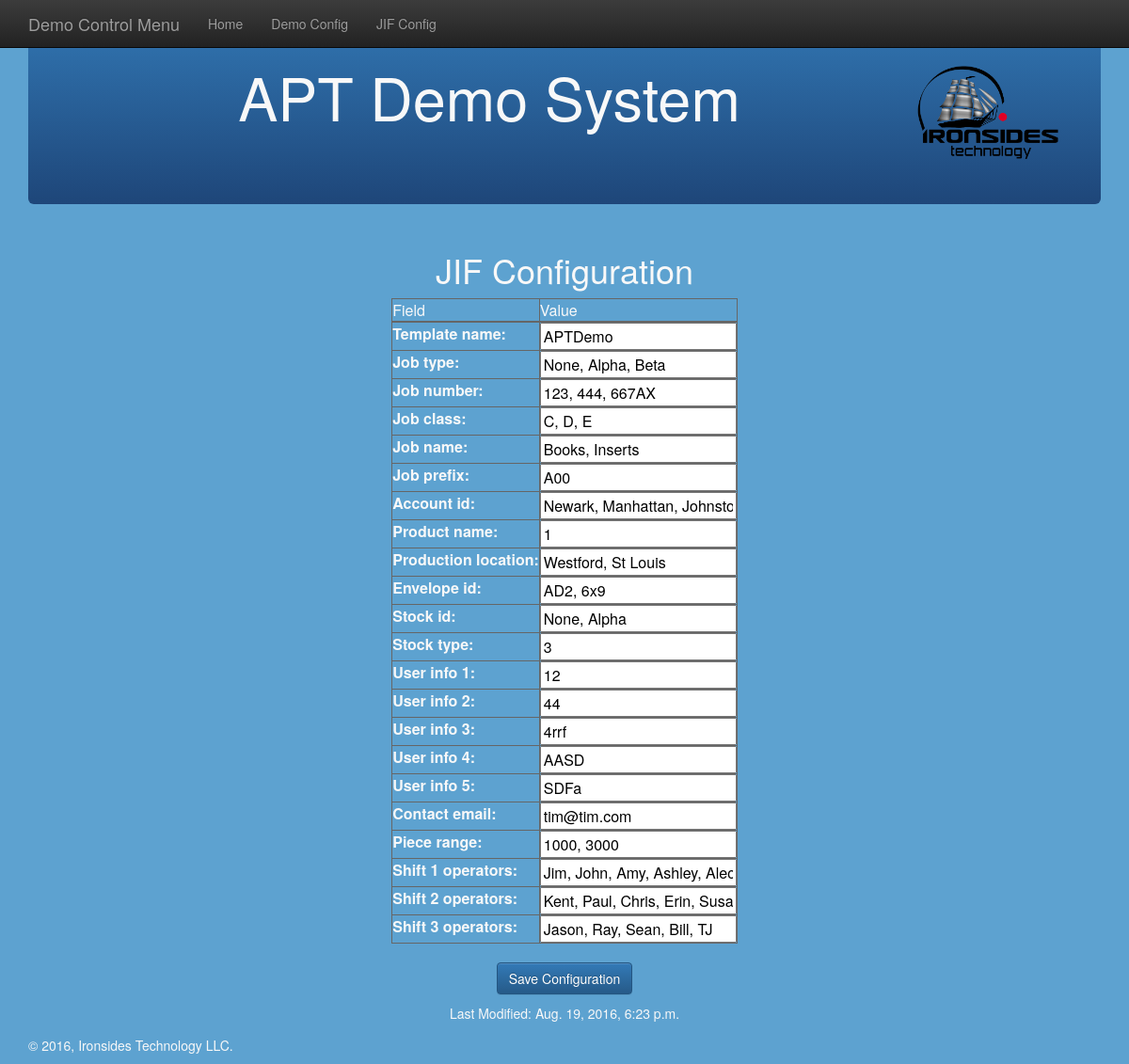
The page /jif/config/ on the database as committed earlier.
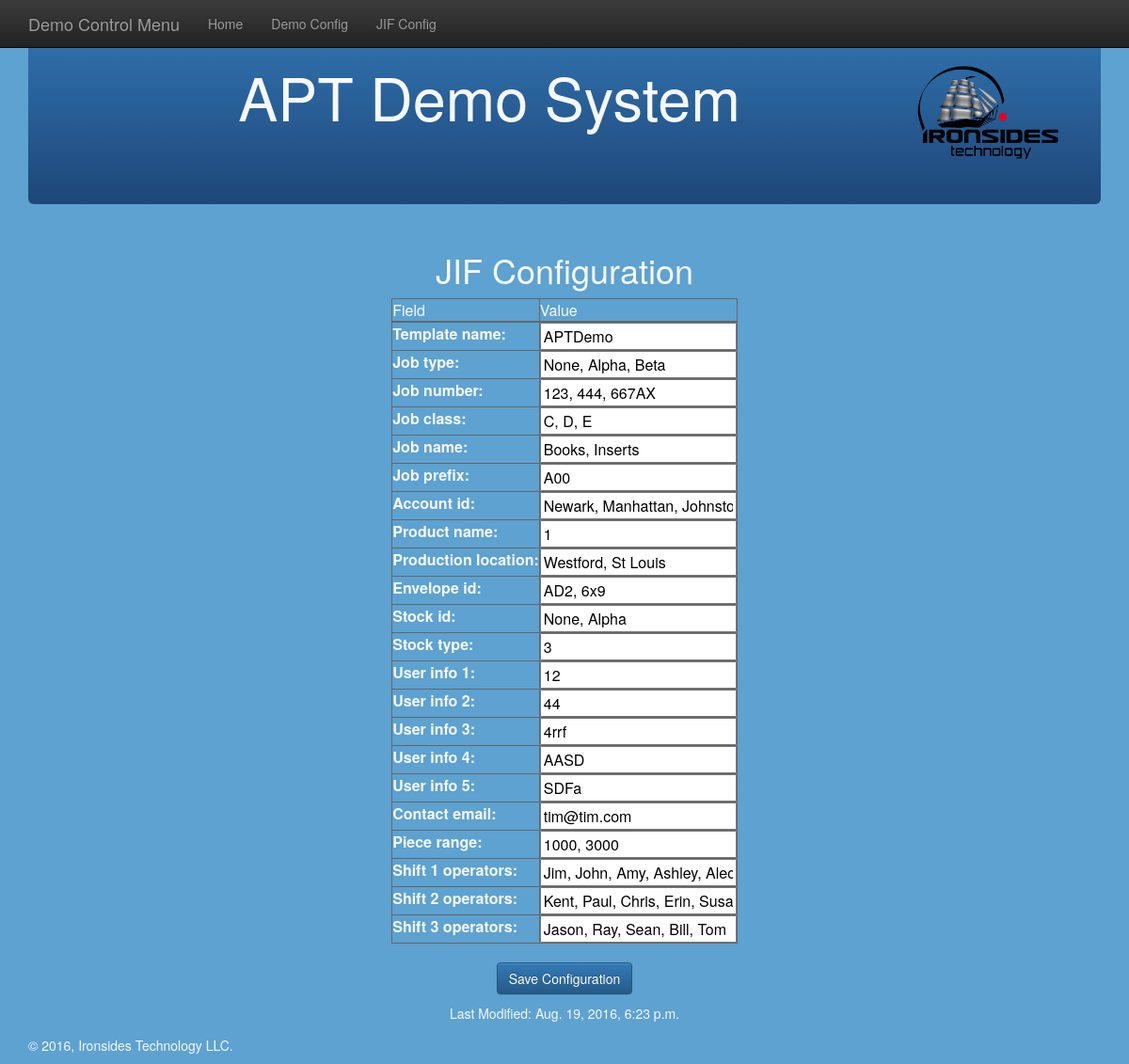
The same page on the database as committed later.
### APTDemo/models.py (models this page shows, shortened)
class JIFTemplate(models.Model):
    id = models.AutoField(primary_key=True)
    template_name = models.CharField(max_length=100, default='APTDemo')
    job_prefix = models.CharField(max_length=3)
    account_id = models.CharField(max_length=1000)
    job_name = models.CharField(max_length=1000)
    job_type = models.CharField(max_length=1000)
    job_number = models.CharField(max_length=1000)
    job_class = models.CharField(max_length=1000)
    product_name = models.CharField(max_length=1000)
    production_location = models.CharField(max_length=500)
    envelope_id = models.CharField(max_length=1000)
    stock_id = models.CharField(max_length=1000)
    stock_type = models.CharField(max_length=1000)
    user_info_1 = models.CharField(max_length=1000)
    user_info_2 = models.CharField(max_length=1000)
    user_info_3 = models.CharField(max_length=1000)
    user_info_4 = models.CharField(max_length=1000)
    user_info_5 = models.CharField(max_length=1000)
    contact_email = models.CharField(max_length=1000)
    piece_range = models.CharField(max_length=100)
    shift_1_operators = models.CharField(max_length=500)
    shift_2_operators = models.CharField(max_length=500)
    shift_3_operators = models.CharField(max_length=500)
    template_date = models.DateTimeField(default=timezone.now)

### APTDemo/views.py (the view)
# urls.py: url(r'^jif/config/$', views.jif_config, name='jif_config'),
def jif_config(request):
    jif = get_object_or_404(JIFTemplate, pk=1)
    if request.method == "POST":
        form = JIFTemplateForm(request.POST, instance=jif)
        if form.is_valid():
            jif = form.save(commit=False)
            jif.save()
    else:
        form = JIFTemplateForm(instance=jif)
    return render(request, 'APTDemo/jif_config.html', {'form': form, 'jif': jif})

### APTDemo/forms.py
class JIFTemplateForm(forms.ModelForm):
    class Meta:
        model = JIFTemplate
        fields = ['template_name', 'job_type', 'job_number', 'job_class', 'job_name', 'job_prefix', 'account_id',
                  'product_name', 'production_location', 'envelope_id', 'stock_id', 'stock_type', 'user_info_1',
                  'user_info_2', 'user_info_3', 'user_info_4', 'user_info_5', 'contact_email', 'piece_range',
                  'shift_1_operators', 'shift_2_operators', 'shift_3_operators']

### APTDemo/templates/APTDemo/jif_config.html (shortened to what this page needs)
{% extends 'APTDemo/base.html' %}
{% block content %}
<h1 style="text-align: center">JIF Configuration</h1>
    <form method="POST" class="post-form">
        <table class="table-bordered center-table">
            <thead>
            <tr>
                <td>Field</td>
                <td>Value</td>
            </tr>
            </thead>
            <tbody>
            {% for field in form %}
            <tr>
                <td>{{ field.label_tag }}</td>
                <td style="color:#000;">{{ field }}</td>
            </tr>
            {% endfor %}
            </tbody>
        </table>
        <h1 style="text-align: center"><button type="submit" class="btn btn-primary btn-md" >Save Configuration</button></h1>
    <p style="text-align: center">Last Modified: {{ jif.template_date }}</p>
    </form>
{% endblock %}

Rows that differ between the two databases and show on the page:
changed JIFTemplate "APTDemo": shift_3_operators "Jason, Ray, Sean, Bill, TJ" → "Jason, Ray, Sean, Bill, Tom"
